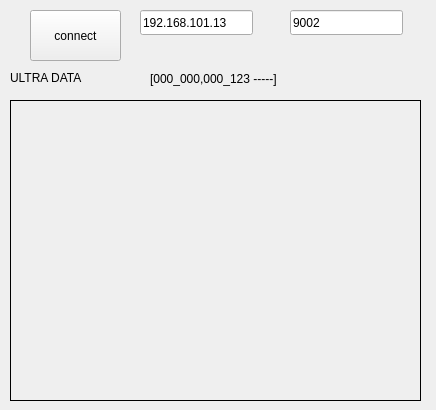
<?xml version="1.0" encoding="UTF-8"?>
<ui version="4.0">
 <class>ultra_ui</class>
 <widget class="QWidget" name="ultra_ui">
  <property name="geometry">
   <rect>
    <x>0</x>
    <y>0</y>
    <width>436</width>
    <height>410</height>
   </rect>
  </property>
  <property name="windowTitle">
   <string>Form</string>
  </property>
  <widget class="QPushButton" name="connect_button">
   <property name="geometry">
    <rect>
     <x>30</x>
     <y>10</y>
     <width>91</width>
     <height>51</height>
    </rect>
   </property>
   <property name="text">
    <string>connect</string>
   </property>
  </widget>
  <widget class="QLabel" name="data">
   <property name="geometry">
    <rect>
     <x>150</x>
     <y>70</y>
     <width>271</width>
     <height>17</height>
    </rect>
   </property>
   <property name="text">
    <string>[000_000,000_123 -----]</string>
   </property>
  </widget>
  <widget class="QLineEdit" name="serverport">
   <property name="geometry">
    <rect>
     <x>290</x>
     <y>10</y>
     <width>113</width>
     <height>25</height>
    </rect>
   </property>
   <property name="text">
    <string>9002</string>
   </property>
  </widget>
  <widget class="QLabel" name="label">
   <property name="geometry">
    <rect>
     <x>10</x>
     <y>70</y>
     <width>111</width>
     <height>16</height>
    </rect>
   </property>
   <property name="text">
    <string>ULTRA DATA</string>
   </property>
  </widget>
  <widget class="QLineEdit" name="serverip">
   <property name="geometry">
    <rect>
     <x>140</x>
     <y>10</y>
     <width>113</width>
     <height>25</height>
    </rect>
   </property>
   <property name="text">
    <string>192.168.101.13</string>
   </property>
  </widget>
  <widget class="QLabel" name="sensor">
   <property name="geometry">
    <rect>
     <x>10</x>
     <y>100</y>
     <width>411</width>
     <height>301</height>
    </rect>
   </property>
   <property name="frameShape">
    <enum>QFrame::Box</enum>
   </property>
   <property name="text">
    <string/>
   </property>
  </widget>
 </widget>
 <resources/>
 <connections/>
</ui>
